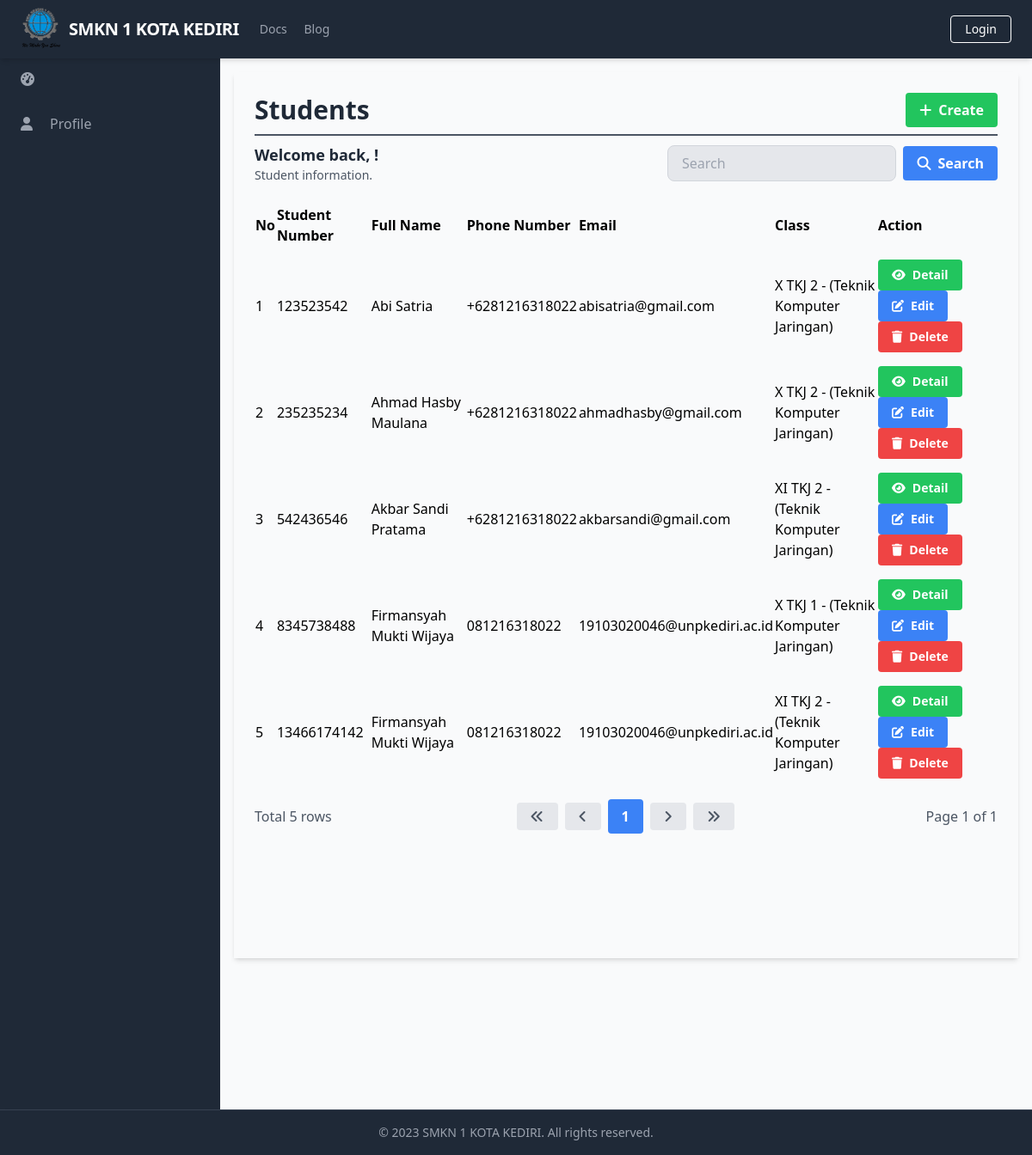
Before: /manage_students/manage_students_list.php with the older database file.
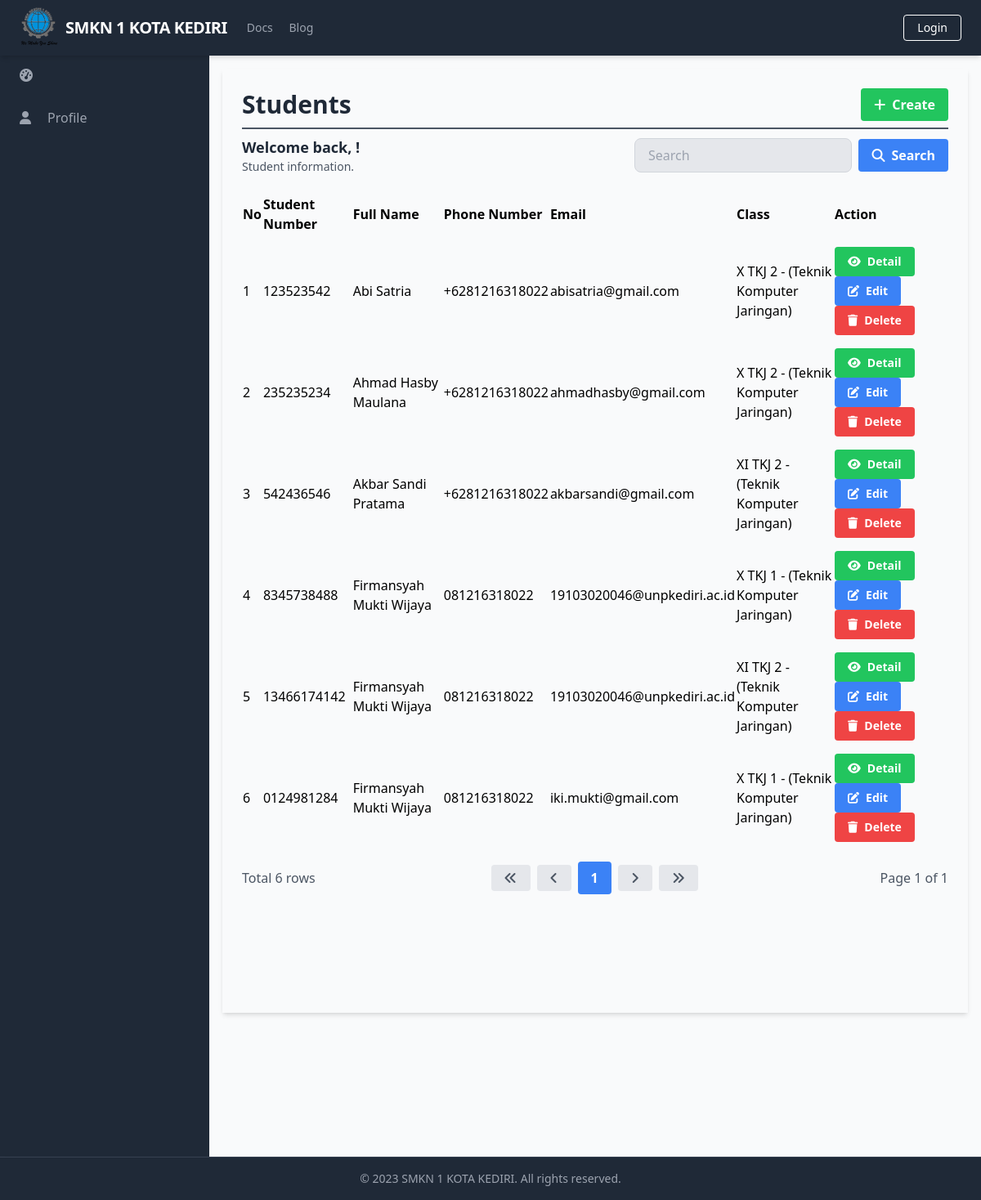
After: the same page with the newer database file.
### tables this page shows
CREATE TABLE `Students` (
  `StudentID` int(11) NOT NULL,
  `StudentNumber` varchar(20) DEFAULT NULL,
  `Religion` varchar(20) DEFAULT NULL,
  `ParentGuardianFullName` varchar(100) DEFAULT NULL,
  `ParentGuardianAddress` varchar(256) DEFAULT NULL,
  `ParentGuardianPhoneNumber` varchar(20) DEFAULT NULL,
  `ParentGuardianEmail` varchar(100) DEFAULT NULL,
  `ClassID` int(11) DEFAULT NULL,
  `UserID` int(11) DEFAULT NULL
);

CREATE TABLE `Users` (
  `UserID` int(11) NOT NULL,
  `Username` varchar(50) NOT NULL,
  `Password` varchar(255) NOT NULL,
  `Email` varchar(100) NOT NULL,
  `FullName` varchar(100) DEFAULT NULL,
  `DateOfBirth` date DEFAULT NULL,
  `Gender` varchar(10) DEFAULT NULL,
  `Address` text DEFAULT NULL,
  `PhoneNumber` varchar(20) DEFAULT NULL,
  `RoleID` int(11) DEFAULT NULL,
  `AccountCreationDate` timestamp NOT NULL DEFAULT current_timestamp() ON UPDATE current_timestamp(),
  `LastLogin` datetime DEFAULT NULL,
  `AccountStatus` varchar(20) DEFAULT NULL,
  `ProfilePictureURL` varchar(255) DEFAULT NULL,
  `ActivationStatus` varchar(20) DEFAULT NULL
);

CREATE TABLE `Classes` (
  `ClassID` int(11) NOT NULL,
  `ClassName` varchar(50) DEFAULT NULL,
  `EducationLevel` varchar(20) DEFAULT NULL,
  `HomeroomTeacher` varchar(50) DEFAULT NULL,
  `Curriculum` varchar(50) DEFAULT NULL,
  `AcademicYear` varchar(20) DEFAULT NULL,
  `ClassCode` varchar(20) DEFAULT NULL
);

### database/connection.php (called while the page is built, shortened)
<?php
$baseUrl = "http://localhost/final_project_aziz_2023/";

### public/manage_students/manage_students_list.php (the view, shortened to what the changed rows need)
<?php
require_once('../../database/connection.php');
?>
<?php include_once('../components/header.php'); ?>
<div class="h-screen flex flex-col">
  <div class="flex-grow bg-gray-50 flex flex-row shadow-md">
    <main class="bg-gray-50 flex flex-col flex-1 overflow-y-scroll h-screen flex-shrink-0 sc-hide pb-40">
      <div class="flex items-start justify-start p-6 shadow-md m-4 flex-1 flex-col">
        <div class="flex flex-row justify-between items-center w-full border-b-2 border-gray-600 mb-2 pb-2">
          <h1 class="text-3xl text-gray-800 font-semibold w-full">Students</h1>
        </div>
        <div class="flex flex-col w-full">
          <div class="flex flex-row justify-between items-center w-full mb-2 pb-2">
            <div>
              <h2 class="text-lg text-gray-800 font-semibold">Welcome back, <?php echo $_SESSION['FullName']; ?>!</h2>
            </div>
          </div>
          <table class="min-w-full">
            <thead>
              <tr>
                <th class="text-left py-2">No</th>
                <th class="text-left py-2">Student Number</th>
                <th class="text-left py-2">Full Name</th>
                <th class="text-left py-2">Phone Number</th>
                <th class="text-left py-2">Email</th>
                <th class="text-left py-2">Class</th>
                <th class="text-left py-2">Action</th>
              </tr>
            </thead>
            <tbody>
              <?php
              $searchTerm = isset($_GET['search']) ? $_GET['search'] : '';
              $page = isset($_GET['page']) ? $_GET['page'] : 1;
              $query = "SELECT Students.StudentID, Students.StudentNumber, Users.FullName, Users.PhoneNumber, Users.Email, Classes.ClassName
                        FROM Students
                        INNER JOIN Users ON Students.UserID = Users.UserID
                        LEFT JOIN Classes ON Students.ClassID = Classes.ClassID
                        WHERE Students.StudentNumber LIKE '%$searchTerm%'
                        OR Users.FullName LIKE '%$searchTerm%'
                        OR Users.PhoneNumber LIKE '%$searchTerm%'
                        OR Users.Email LIKE '%$searchTerm%'
                        LIMIT 15 OFFSET " . ($page - 1) * 15;
              $result = $conn->query($query);
              $queryCount = "SELECT COUNT(*) AS count
                             FROM Students
                             INNER JOIN Users ON Students.UserID = Users.UserID
                             LEFT JOIN Classes ON Students.ClassID = Classes.ClassID
                             WHERE Students.StudentNumber LIKE '%$searchTerm%'";
              $resultCount = $conn->query($queryCount);
              $rowCount = $resultCount->fetch_assoc()['count'];
              $totalPage = ceil($rowCount / 15);
              $no = 1;
              while ($row = $result->fetch_assoc()) {
              ?>
                <tr>
                  <td class="py-2"><?php echo $no++; ?></td>
                  <td class="py-2"><?php echo $row['StudentNumber']; ?></td>
                  <td class="py-2"><?php echo $row['FullName']; ?></td>
                  <td class="py-2"><?php echo $row['PhoneNumber']; ?></td>
                  <td class="py-2"><?php echo $row['Email']; ?></td>
                  <td class="py-2"><?php echo $row['ClassName']; ?></td>
                  <td class='py-2'>
                    <a href="<?php echo $baseUrl; ?>public/manage_students/manage_students_detail.php?id=<?php echo $row['StudentID'] ?>" class='bg-green-500 hover-bg-green-700 text-white font-bold py-2 px-4 rounded inline-flex items-center text-sm'>
                      <i class='fas fa-eye mr-2'></i>
                      <span>Detail</span>
                    </a>
                    <a href="<?php echo $baseUrl; ?>public/manage_students/manage_students_update.php?id=<?php echo $row['StudentID'] ?>" class='bg-blue-500 hover-bg-blue-700 text-white font-bold py-2 px-4 rounded inline-flex items-center text-sm'>
                      <i class='fas fa-edit mr-2'></i>
                      <span>Edit</span>
                    </a>
                    <a href="#" onclick="confirmDelete(<?php echo $row['StudentID']; ?>)" class='bg-red-500 hover-bg-red-700 text-white font-bold py-2 px-4 rounded inline-flex items-center text-sm'>
                      <i class='fas fa-trash mr-2'></i>
                      <span>Delete</span>
                    </a>
                  </td>
                </tr>
              <?php
              }
              ?>
            </tbody>
          </table>
          <div class="flex flex-row justify-between items-center w-full mt-4">
            <div class="flex flex-row justify-start items-center">
              <span class="text-gray-600">Total <?php echo $rowCount; ?> rows</span>
            </div>
            <div class="flex flex-row justify-end items-center space-x-2">
              <a href="?page=1&search=<?php echo $searchTerm; ?>" class="bg-gray-200 hover-bg-gray-300 text-gray-600 font-bold py-2 px-4 rounded inline-flex items-center">
                <i class="fas fa-angle-double-left"></i>
              </a>
              <a href="?page=<?php if ($page == 1) {
                                echo $page;
                              } else {
                                echo $page - 1;
                              } ?>&search=<?php echo $searchTerm; ?>" class="bg-gray-200 hover-bg-gray-300 text-gray-600 font-bold py-2 px-4 rounded inline-flex items-center">
                <i class="fas fa-angle-left"></i>
              </a>
              <?php
              $startPage = $page - 2;
              $endPage = $page + 2;
              if ($startPage < 1) {
                $endPage += abs($startPage) + 1;
                $startPage = 1;
              }
              if ($endPage > $totalPage) {
                $startPage -= $endPage - $totalPage;
                $endPage = $totalPage;
              }
              if ($startPage < 1) {
                $startPage = 1;
              }
              for ($i = $startPage; $i <= $endPage; $i++) {
                if ($i == $page) {
                  echo "<a href='?page=$i&search=$searchTerm' class='bg-blue-500 hover-bg-blue-700 text-white font-bold py-2 px-4 rounded inline-flex items-center'>$i</a>";
                } else {
                  echo "<a href='?page=$i&search=$searchTerm' class='bg-gray-200 hover-bg-gray-300 text-gray-600 font-bold py-2 px-4 rounded inline-flex items-center'>$i</a>";
                }
              }
              ?>
              <a href="?page=<?php if ($page == $totalPage) {
                                echo $page;
                              } else {
                                echo $page + 1;
                              } ?>&search=<?php echo $searchTerm; ?>" class="bg-gray-200 hover-bg-gray-300 text-gray-600 font-bold py-2 px-4 rounded inline-flex items-center">
                <i class="fas fa-angle-right"></i>
              </a>
              <a href="?page=<?php echo $totalPage; ?>&search=<?php echo $searchTerm; ?>" class="bg-gray-200 hover-bg-gray-300 text-gray-600 font-bold py-2 px-4 rounded inline-flex items-center">
                <i class="fas fa-angle-double-right"></i>
              </a>
            </div>
          </div>
        </div>
    </main>
  </div>
</div>
</body>
</html>

Changed rows visible on the page:
added students: StudentNumber "0124981284", UserID.FullName "Firmansyah Mukti Wijaya", UserID.PhoneNumber "081216318022", UserID.Email "iki.mukti@gmail.com", ClassID.ClassName "X TKJ 1 - (Teknik Komputer Jaringan)"
Other visible differences:
$rowCount: "5" → "6"
